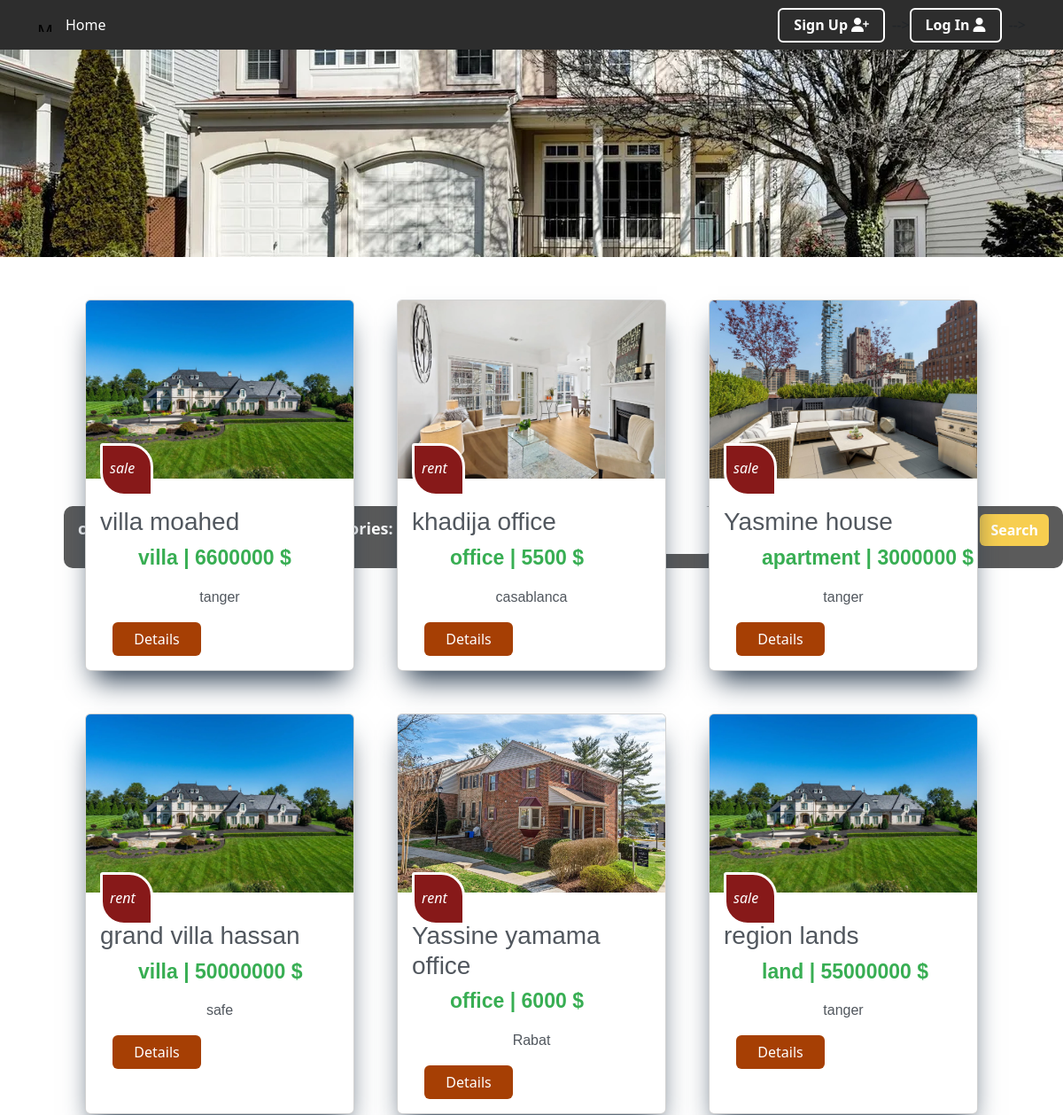
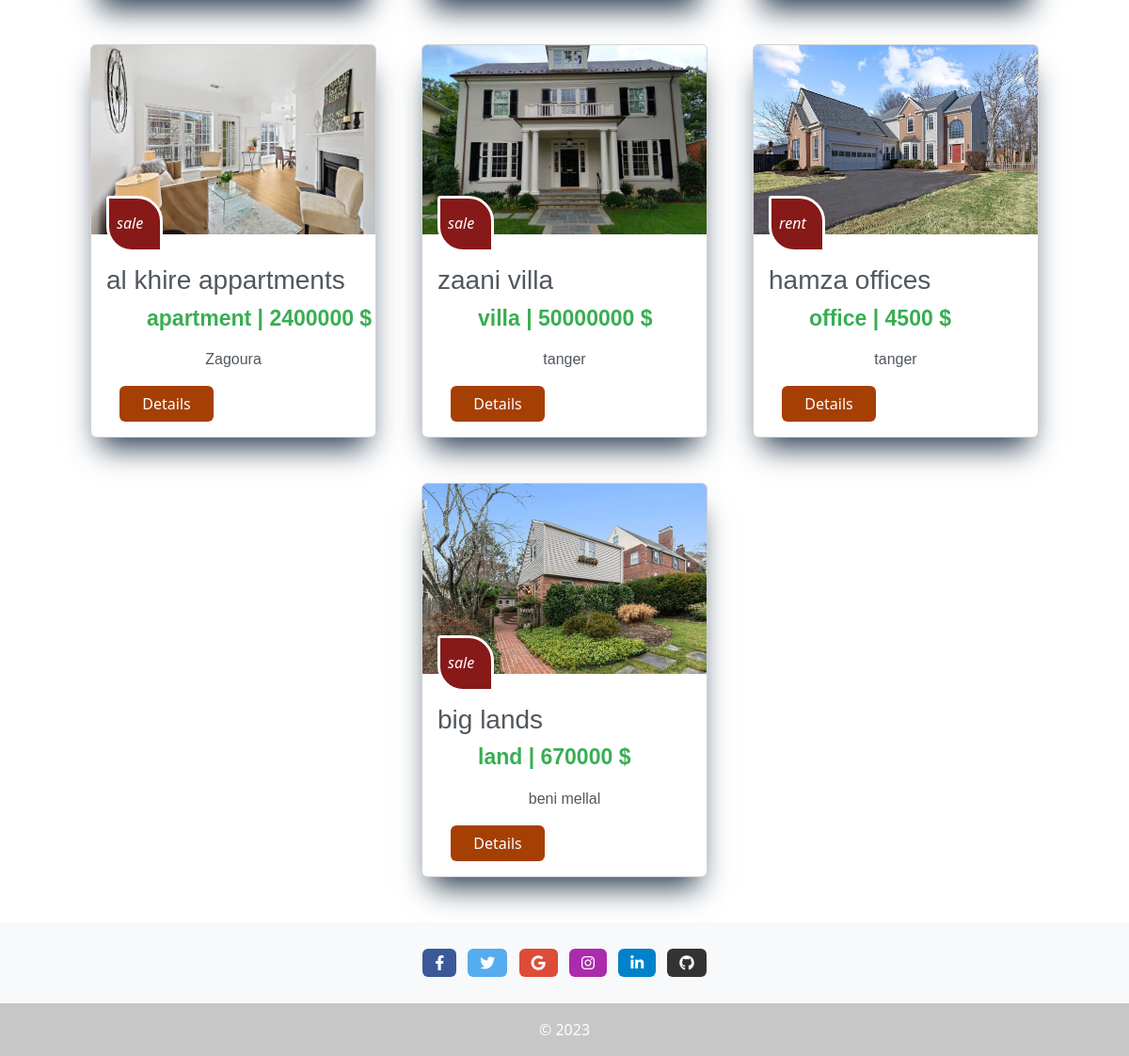
The page / on the database its author committed (2 pictures, top to bottom).
### tables this page shows
CREATE TABLE `image_d_annonce` (
  `Id_Image_d_annonce` int(11) NOT NULL,
  `image_url` varchar(200) DEFAULT NULL,
  `Is_principale` tinyint(1) NOT NULL,
  `ad_id` int(11) NOT NULL
);

CREATE TABLE `annonce` (
  `ad_id` int(11) NOT NULL,
  `title` varchar(100) NOT NULL,
  `price` int(11) NOT NULL,
  `publication_date` date NOT NULL,
  `last_modification_date` date NOT NULL,
  `address` varchar(200) NOT NULL,
  `City` varchar(50) NOT NULL,
  `Contry` varchar(50) NOT NULL,
  `category` varchar(50) NOT NULL,
  `type` varchar(50) NOT NULL,
  `client_id` int(11) NOT NULL
);

### index.php (the view, shortened to what this page needs)
<?php
include "logIn.php";
include "header.php";
$sql = "SELECT * FROM `annonce` NATURAL JOIN `image_d_annonce` where Is_principale = 1";
$result = $conn->query($sql);
    ?>
  <nav class="navbar navbar-expand-lg fixed-top" id="nav">
      <div class="container">
        <a class="navbar-brand me-2" href="https://mdbgo.com/">
          <img
            src="image/logo.png"
            height="16"
            alt="MDB Logo"
            loading="lazy"
            style="margin-top: -1px"
          />
        </a>
        <div class="collapse navbar-collapse" id="navbarButtonsExample">
          <ul class="navbar-nav me-auto mb-2 mb-lg-0">
            <li class="nav-item mr-4">
              <a class="nav-link text-white" href="">Home</a>
            </li>
          </ul>
            <button type="button" class="btn nav-link px-3 me-2 text-white d-flex align-items-center gap-1 sign-in" data-bs-toggle="modal" data-bs-target="#signUp">
                <span>Sign Up</span>
                <i class="fa-solid fa-user-plus"></i>
            </button>
          <div class="d-flex align-items-center">
            <button type="button" class="btn nav-link px-3 me-2 text-white d-flex align-items-center gap-1 sign-in" data-bs-toggle="modal" data-bs-target="#exampleModal">
                Log In <i class="fa-solid fa-user"></i>
            </button>
          </div>
        </div>
      </div>
  </nav>
  <main>
    <div class="" id="slider-three">
      <div id="btn-serch">
        <div class="form-filter d-flex">
          <form
            action="search.php"
            method="POST"
            class="w-100 d-flex justify-content-center align-items-center gap-1"
          >
            <label for="" class="d-flex gap-1">
              <span>city:</span>
            </label>
            <label for="" class="d-flex ml-1 gap-1">
              <span>type:</span>
            </label>
            <label for="" class="d-flex ml-1 gap-1">
              <span>categories:</span>
            </label>
            <label for="" class="d-flex ml-1 gap-1" id="max-price">
              <span>Max Price: </span>
            </label>
            <label for="" class="d-flex ml-1 gap-1" id="min-Price">
              <span>Min Price:</span>
            </label>
            <button
              name="searchbtn"
              type="submit"
              class="btn btn-primary ml-4"
              id="btn-search"
            >
              Search
            </button>
          </form>
        </div>
      </div>
    </div>
    <div class="container mt-5 d-flex flex-wrap gap-5 justify-content-center">
    <?php
    while ($row = $result->fetch(PDO::FETCH_ASSOC)) {
        $id = $row['ad_id'] ;
    ?>
      <div class="card wow">
         <img class="card-img-top mb-3 img-card" src="images/<?php  echo str_replace("C:fakepath","",$row['image_url']);?>">
          <div class="card-body">
            <div id="icon-span">
                <p id="type-an">
                    <?php echo $row['type'] ; ?>
                </p>
            </div>
            <h3 class="card-title" style="font-family: Antic, sans-serif;color: rgb(81,87,94);">
                <?php echo $row['title']; ?>
            </h3>
            <h5 class="card-sub-title"
                style="font-family: Antic, sans-serif;color: #38ae53;margin: 13px;margin-top: 10px;margin-right: 20px;margin-bottom: 18px;margin-left: 43px;font-size: 23px; width: 100%; ">
                <strong>
                    <?php echo $row['category']; ?> |
                    <?php echo $row['price']; ?> $
                </strong>
            </h5>
            <p class="card-text text-center" style="font-family: Antic, sans-serif;color: rgb(81,87,94);">
                <?php echo $row['City']; ?>
            </p>
            <button class="btn btn-danger" id="Details"
                style="border: none;width: 100px;height: 38px;margin-left: 14px;background: #A63F04;"
                type="button" data-target="#Details<?php echo $id ?>">Details</button>
          </div>
      </div>
    <?php
  }
  ?>
</main>
    <footer class="bg-light text-center text-white mt-5">
      <div class="container p-4 pb-0 bg-light">
        <section class="mb-4">
          <a
            class="btn text-white btn-floating m-1"
            style="background-color: #3b5998"
            href="#!"
            role="button"
            ><i class="fab fa-facebook-f"></i
          ></a>
          <a
            class="btn text-white btn-floating m-1"
            style="background-color: #55acee"
            href="#!"
            role="button"
            ><i class="fab fa-twitter"></i
          ></a>
          <a
            class="btn text-white btn-floating m-1"
            style="background-color: #dd4b39"
            href="#!"
            role="button"
            ><i class="fab fa-google"></i
          ></a>
          <a
            class="btn text-white btn-floating m-1"
            style="background-color: #ac2bac"
            href="#!"
            role="button"
            ><i class="fab fa-instagram"></i
          ></a>
          <a
            class="btn text-white btn-floating m-1"
            style="background-color: #0082ca"
            href="#!"
            role="button"
            ><i class="fab fa-linkedin-in"></i
          ></a>
          <a
            class="btn text-white btn-floating m-1"
            style="background-color: #333333"
            href="#!"
            role="button"
            ><i class="fab fa-github"></i
          ></a>
        </section>
      </div>
      <div class="text-center p-3" style="background-color: rgba(0, 0, 0, 0.2)">
        © 2023
      </div>
    </footer>
  </body>
</html>

### header.php (shortened to what this page needs)
<!DOCTYPE html>
<html lang="en">
<head>
    <link href="https://cdn.jsdelivr.net/npm/bootstrap@5.3.0-alpha1/dist/css/bootstrap.min.css" rel="stylesheet"
>
    <link
      rel="stylesheet"
      href="https://cdnjs.cloudflare.com/ajax/libs/font-awesome/6.3.0/css/all.min.css"
    />
    <link rel="stylesheet" href="style.css">
</head>

### style.css (style rules this page uses)
#icon-span { width: 60px; height: 60px; background-color: #871919; border-radius: 3px 27px; border: 3px #fff solid; position: absolute; bottom: 47%; }
#type-an { color: #fff; margin-left: 15%; margin-top: 25%; font-style: oblique; }
#nav { background-color: #2d2d2d; }
#slider-three { height: 290px; width: 100%; background: url(Images/imagereader11.JPG) center center/cover; }
.sign-in { font-weight: bold; height: 39px; border: #fff 2px solid; color: #fff; }
.form-filter { background-color: rgba(0, 0, 0, 0.644); height: 70px; padding-left: 1rem; padding-right: 1rem; border-radius: 10px; }
#btn-serch { padding-top: 10%; position: absolute; height: 3rem; bottom: 76%; left: 6%; border-radius: 5%; }
label span { font-weight: bold; font-size: 18px; color: #fff; }
#btn-search { height: 36px; background-color: #f7ce50; border: none; font-weight: 600; }
.wow { box-shadow: rgb(38, 57, 77) 0px 20px 30px -10px; cursor: pointer !important; width: 19rem; height: 450px" }
#details { width: 100%; height: 60px; }

### rows shown on the page
image_d_annonce: ad.type "sale", ad.title "villa moahed", ad.category "villa", ad.price "6600000", ad.City "tanger"
image_d_annonce: ad.type "rent", ad.title "khadija office", ad.category "office", ad.price "5500", ad.City "casablanca"
image_d_annonce: shows a picture, ad.type "sale", ad.title "Yasmine house", ad.category "apartment", ad.price "3000000", ad.City "tanger"
image_d_annonce: ad.type "rent", ad.title "grand villa hassan", ad.category "villa", ad.price "50000000", ad.City "safe"
image_d_annonce: shows a picture, ad.type "rent", ad.title "Yassine yamama office", ad.category "office", ad.price "6000", ad.City "Rabat"
image_d_annonce: ad.type "sale", ad.title "region lands", ad.category "land", ad.price "55000000", ad.City "tanger"
image_d_annonce: ad.type "sale", ad.title "al khire appartments", ad.category "apartment", ad.price "2400000", ad.City "Zagoura"
image_d_annonce: shows a picture, ad.type "sale", ad.title "zaani villa", ad.category "villa", ad.price "50000000", ad.City "tanger"
image_d_annonce: shows a picture, ad.type "rent", ad.title "hamza offices", ad.category "office", ad.price "4500", ad.City "tanger"
image_d_annonce: shows a picture, ad.type "sale", ad.title "big lands", ad.category "land", ad.price "670000", ad.City "beni mellal"
